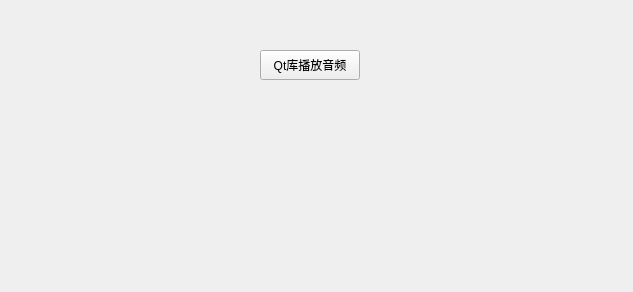
<?xml version="1.0" encoding="UTF-8"?>
<ui version="4.0">
 <class>MainWindow</class>
 <widget class="QMainWindow" name="MainWindow">
  <property name="geometry">
   <rect>
    <x>0</x>
    <y>0</y>
    <width>633</width>
    <height>292</height>
   </rect>
  </property>
  <property name="windowTitle">
   <string>MainWindow</string>
  </property>
  <widget class="QWidget" name="centralwidget">
   <widget class="QPushButton" name="pushButton">
    <property name="geometry">
     <rect>
      <x>260</x>
      <y>50</y>
      <width>100</width>
      <height>30</height>
     </rect>
    </property>
    <property name="text">
     <string>Qt库播放音频</string>
    </property>
   </widget>
  </widget>
 </widget>
 <resources/>
 <connections/>
</ui>
